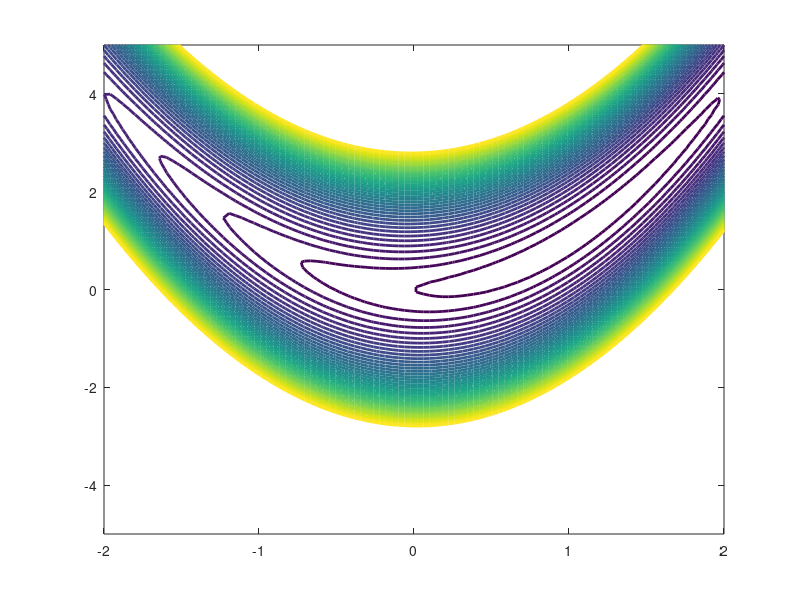

MATLAB code for this plot: (Note: this script raises an error after producing the figure.)
%%%%%%%%%%%%%%%%%%%%%
%% Método de Newton 
%%%%%%%%%%%%%%%%%%%%%

% A função a ser minimizada deve estar num arquivo chamado
%                        fun.m
% e o diretório pode ser alterado usando-se o comando abaixo:

addpath("problemas/rosenbrock");

% Por exemplo, caso o problema estivesse em outro diretório, usaríamos
% addtopath("problemas/outro_problema")

% Não se esqueça de calcular o gradiente e a 
% Hessiana (necessária para o método de Newton)

% Escolha um ponto inicial:
x = [-1,2]';

% Escolha uma tolerância a ser aplicada ao gradiente para 
% detectar a convergência:
eps = 1e-5;

% Se quiser ver um gráfico do caminho das iteradas ao final da execução do método, selecione 
%                grafico = 1

grafico = 1;

%% Método de Newton

itnum = 0;

% Vamos guardar aqui as coordenadas dos pontos para fazer
% o gráfico do caminho das iteradas
if grafico
    % Vamos fazer um gráfico com as curvas
    % de nível da função e verificar o 
    % caminho das iteradas
    X = linspace(-2, 2);
    Y = linspace(-5, 5);
    [XX, YY] = meshgrid(X, Y);
    %Z = fun([XX, YY]);
    Z = (1-XX).^2+10*(YY-XX.^2).^2;
    levels = -1:2:80;
    contour(XX, YY, Z, levels, 'linewidth', 2);
    hold on
end

% Calculamos o gradiente e começamos o laço principal:
g = grad(x);

lista_x = x;

while (norm(g) > eps) && (itnum < 2000)
    % Direção de Newton:
    H = hessian(x);
    x = x - H\g;
    
    % Acrescentamos x na posição itnum+1 na lista_x pois itnum inicialmente
    % é zero, e os índices de vetores no matlab começam em 1.
    lista_x(:, end+1) = x;

    disp(['Iteração ', num2str(itnum)])
    x
    
    itnum = itnum + 1;
    g = grad(x);
end

if grafico
    plot(lista_x(1,:), lista_x(2,:), 'mo-', 'linewidth', 2);
end

% Vamos verificar se obtivemos convergência, ou se 
% o método parou por ter atingido o número máximo de iterações:
if norm(g) <= eps
    disp("========================================")
    disp("           Convergência!                ")
    disp("  x final: ")
    x
    disp("  f final: ")
    fun(x)
    disp("  g final: ")
    g
    disp("========================================")
else
    disp("++++++++++++++++++++++++++++++++++++++++")
    disp("           Não convergimos!             ")
    disp("++++++++++++++++++++++++++++++++++++++++")
end
hold off;
